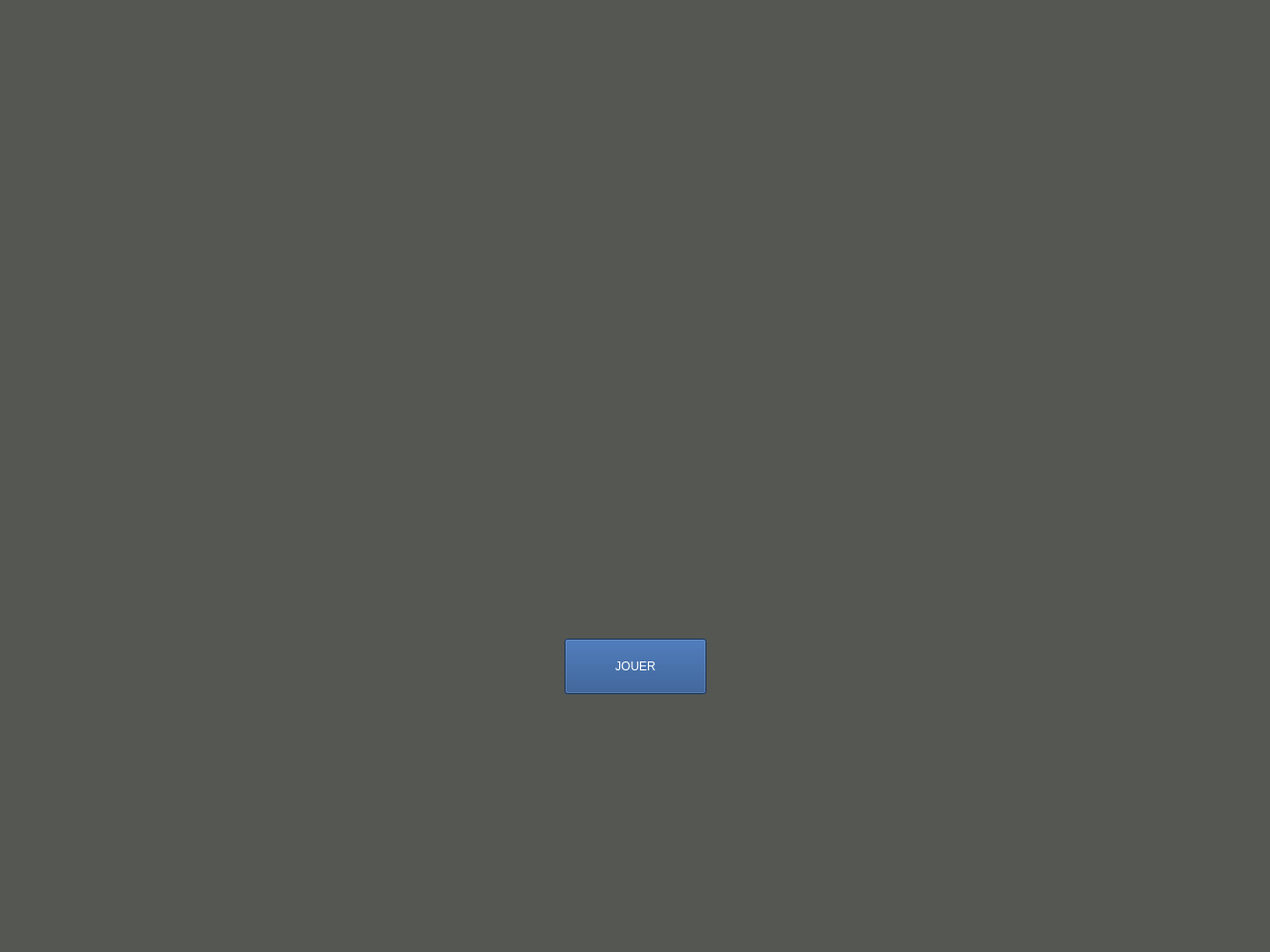
<?xml version="1.0" encoding="UTF-8"?>
<ui version="4.0">
 <class>MainFrame</class>
 <widget class="QMainWindow" name="MainFrame">
  <property name="geometry">
   <rect>
    <x>0</x>
    <y>0</y>
    <width>1280</width>
    <height>960</height>
   </rect>
  </property>
  <property name="sizePolicy">
   <sizepolicy hsizetype="Maximum" vsizetype="Maximum">
    <horstretch>0</horstretch>
    <verstretch>0</verstretch>
   </sizepolicy>
  </property>
  <property name="minimumSize">
   <size>
    <width>1280</width>
    <height>960</height>
   </size>
  </property>
  <property name="maximumSize">
   <size>
    <width>1280</width>
    <height>960</height>
   </size>
  </property>
  <property name="windowTitle">
   <string>Pacman</string>
  </property>
  <property name="autoFillBackground">
   <bool>true</bool>
  </property>
  <property name="styleSheet">
   <string notr="true">background-color: rgb(85, 87, 83);</string>
  </property>
  <widget class="QWidget" name="centralwidget">
   <property name="sizePolicy">
    <sizepolicy hsizetype="Maximum" vsizetype="Maximum">
     <horstretch>0</horstretch>
     <verstretch>0</verstretch>
    </sizepolicy>
   </property>
   <property name="minimumSize">
    <size>
     <width>1280</width>
     <height>960</height>
    </size>
   </property>
   <property name="maximumSize">
    <size>
     <width>1280</width>
     <height>960</height>
    </size>
   </property>
   <property name="autoFillBackground">
    <bool>true</bool>
   </property>
   <property name="styleSheet">
    <string notr="true">background-color: rgb(85, 87, 83);</string>
   </property>
   <widget class="QWidget" name="verticalLayoutWidget">
    <property name="geometry">
     <rect>
      <x>0</x>
      <y>-20</y>
      <width>1281</width>
      <height>751</height>
     </rect>
    </property>
    <layout class="QVBoxLayout" name="verticalLayout">
     <property name="sizeConstraint">
      <enum>QLayout::SetMaximumSize</enum>
     </property>
     <item>
      <layout class="QVBoxLayout" name="verticalLayout_2">
       <property name="sizeConstraint">
        <enum>QLayout::SetFixedSize</enum>
       </property>
       <item alignment="Qt::AlignHCenter|Qt::AlignVCenter">
        <widget class="QLabel" name="label">
         <property name="font">
          <font>
           <stylestrategy>PreferAntialias</stylestrategy>
          </font>
         </property>
         <property name="autoFillBackground">
          <bool>false</bool>
         </property>
         <property name="text">
          <string/>
         </property>
         <property name="pixmap">
          <pixmap>graphics_pacman/logo_small.png</pixmap>
         </property>
         <property name="scaledContents">
          <bool>true</bool>
         </property>
        </widget>
       </item>
       <item alignment="Qt::AlignHCenter">
        <widget class="QPushButton" name="Jouer">
         <property name="sizePolicy">
          <sizepolicy hsizetype="Fixed" vsizetype="Fixed">
           <horstretch>0</horstretch>
           <verstretch>0</verstretch>
          </sizepolicy>
         </property>
         <property name="baseSize">
          <size>
           <width>0</width>
           <height>0</height>
          </size>
         </property>
         <property name="styleSheet">
          <string notr="true">background-color: rgb(32, 74, 135);
color: rgb(255, 255, 255);
padding: 20px;
padding-right: 50px;
padding-left: 50px;
margin-bottom: 20px;</string>
         </property>
         <property name="text">
          <string>JOUER</string>
         </property>
        </widget>
       </item>
      </layout>
     </item>
    </layout>
   </widget>
  </widget>
  <widget class="QMenuBar" name="menubar">
   <property name="geometry">
    <rect>
     <x>0</x>
     <y>0</y>
     <width>1280</width>
     <height>19</height>
    </rect>
   </property>
  </widget>
  <widget class="QStatusBar" name="statusbar"/>
 </widget>
 <layoutdefault spacing="6" margin="11"/>
 <resources/>
 <connections>
  <connection>
   <sender>Jouer</sender>
   <signal>clicked()</signal>
   <receiver>MainFrame</receiver>
   <slot>goMenu()</slot>
   <hints>
    <hint type="sourcelabel">
     <x>640</x>
     <y>946</y>
    </hint>
    <hint type="destinationlabel">
     <x>639</x>
     <y>529</y>
    </hint>
   </hints>
  </connection>
 </connections>
 <slots>
  <slot>goMenu()</slot>
  <slot>goProfile()</slot>
 </slots>
</ui>
